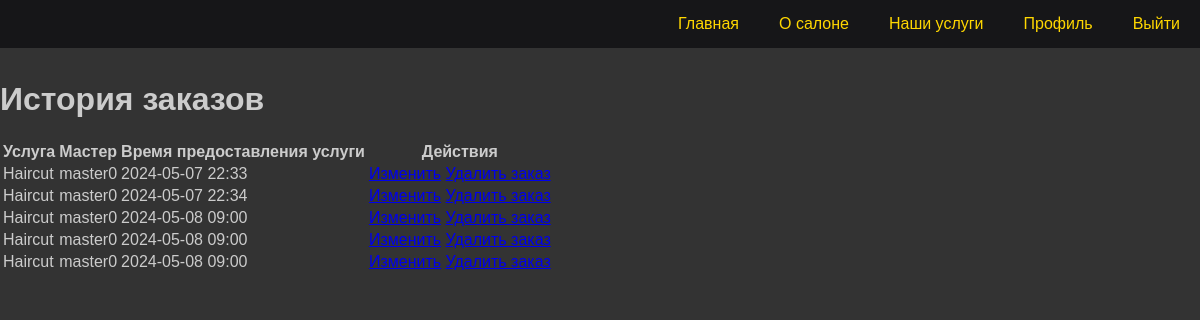
Before: /profile/list_booking (signed in) with the older database file.
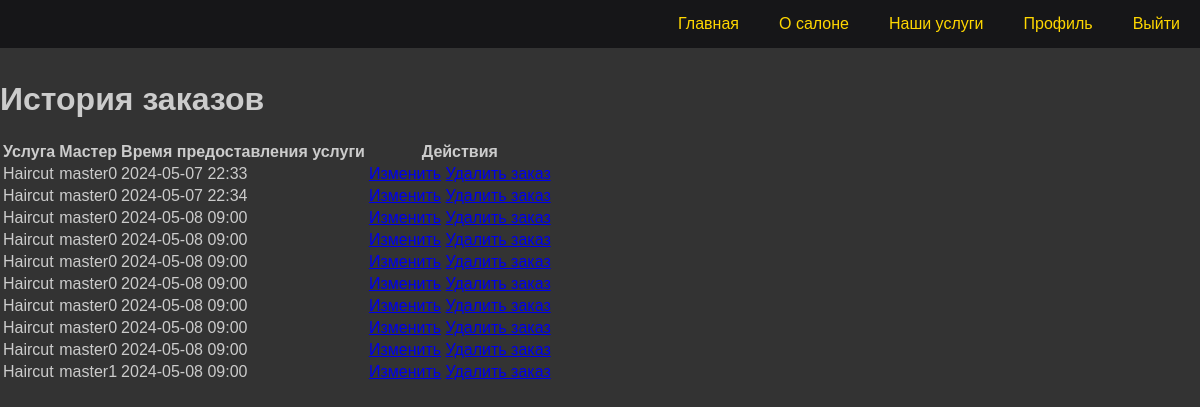
After: the same page with the newer database file.
### booking/models.py (models this page shows, shortened)
class Booking(models.Model):
    customer = models.ForeignKey(Customer, on_delete=models.CASCADE)
    service = models.ForeignKey(Service, on_delete=models.CASCADE)
    service_provider = models.ForeignKey(ServiceProvider, on_delete=models.CASCADE)
    appointment_datetime = models.DateTimeField(default=timezone.now) #TODO удалить default после сдачи, нужно для заполнения бд коммандой
    created_at = models.DateTimeField(default=timezone.now)

class Service(models.Model):
    name = models.CharField(max_length=100)
    description = models.TextField()
    duration = models.DurationField()
    price = models.DecimalField(max_digits=6, decimal_places=2)  # Цена услуги

class BaseProfile(models.Model):
    user = models.OneToOneField(User, on_delete=models.CASCADE)
    phone = models.CharField(max_length=20)
    birth_date = models.DateField(null=True, blank=True)
    class Meta:
        abstract = True  # Указываем, что модель является абстрактной и не должна создаваться в базе данных

class ServiceProvider(BaseProfile):
    specialization = models.CharField(max_length=100)
    service = models.ManyToManyField('Service')

### booking/views/booking.py (the view)
# urls.py: path('profile/list_booking', list_booking, name='list_booking'),
@login_required
def list_booking(request):
    user = request.user
    try:
        customer_profile = Customer.objects.get(user=user)
        bookings = customer_profile.booking_set.all()
    except Customer.DoesNotExist:
        bookings = []
    return render(request, 'profile/user_booking.html', {'bookings': bookings})

### booking/templates/profile/user_booking.html
{% extends 'base.html' %}
{% block content %}
<div class="page-header">
    <h1>История заказов</h1>
</div>
<table>
    <thead>
        <tr>
            <th>Услуга</th>
            <th>Мастер</th>
            <th>Время предоставления услуги</th>
            <th>Действия</th>
        </tr>
    </thead>
    <tbody>
        {% for booking in bookings %}
        <tr>
            <td>{{ booking.service.name }}</td>
            <td>{{ booking.service_provider.user.username }}</td>
            <td>{{ booking.appointment_datetime|date:"Y-m-d H:i" }}</td>
            <td>
                <a href="{% url 'user_booking_update' booking.id %}">Изменить</a>
                <a href="{% url 'user_booking_delete' booking.id %}">Удалить заказ</a>
            </td>
        </tr>
        {% empty %}
        <tr>
            <td colspan="4">Нет заказов.</td>
        </tr>
        {% endfor %}
    </tbody>
</table>
{% endblock %}

### booking/templates/base.html (shortened to what this page needs)
<!DOCTYPE html>
{% load static %}
<html lang="en">
<head>
    <link rel="stylesheet" href="{% static 'css/style.css' %}">
</head>
<body>
    <header>
        <nav class="nav-container">
            <ul>
                <li><a href="{% url 'main' %}" class="nav-link">Главная</a></li>
                <li><a href="{% url 'about_us' %}" class="nav-link">О салоне</a></li>
                <li><a href="{% url 'services' %}" class="nav-link">Наши услуги</a></li>
                {% if request.user.is_authenticated %}
                <li><a href="{% url 'user_profile' %}" class="nav-link">Профиль</a></li>
                <li><a href="{% url 'logout' %}" class="nav-link">Выйти</a></li>
                {% else %}
                <li><a href="{% url 'signup' %}" class="nav-link">Регистрация</a></li>
                <li><a href="{% url 'login' %}" class="nav-link">Войти</a></li>
                {% endif %}
            </ul>
        </nav>
    </header>
    {% block content %}
    {% endblock %}
</body>
</html>

### booking/static/css/style.css (style rules this page uses)
body { margin: 0; padding-top: 60px; font-family: 'Fira Sans', sans-serif; background-color: #333; color: #ccc; }
.nav-container { display: flex; align-items: center; justify-content: flex-end; position: fixed; top: 0; right: 0; background-color: #161618; width: 100%; z-index: 1000; }
.nav-container ul { list-style-type: none; margin: 0; padding: 10px; display: flex; }
.nav-container .nav-link, .nav-container .nav-button, .nav-container form { text-decoration: none; color: gold; margin-left: 20px; padding: 5px 10px; border-radius: 5px; background-color: transparent; border: none; cursor: pointer; font-size: 16px; display: inline-flex; align-items: center; }

Changed rows visible on the page:
added Booking: service.name "Haircut", service_provider.user.username "master0", appointment_datetime "2024-05-08 09:00"
added Booking: service.name "Haircut", service_provider.user.username "master0", appointment_datetime "2024-05-08 09:00"
added Booking: service.name "Haircut", service_provider.user.username "master0", appointment_datetime "2024-05-08 09:00"
added Booking: service.name "Haircut", service_provider.user.username "master0", appointment_datetime "2024-05-08 09:00"
added Booking: service.name "Haircut", service_provider.user.username "master1", appointment_datetime "2024-05-08 09:00"
